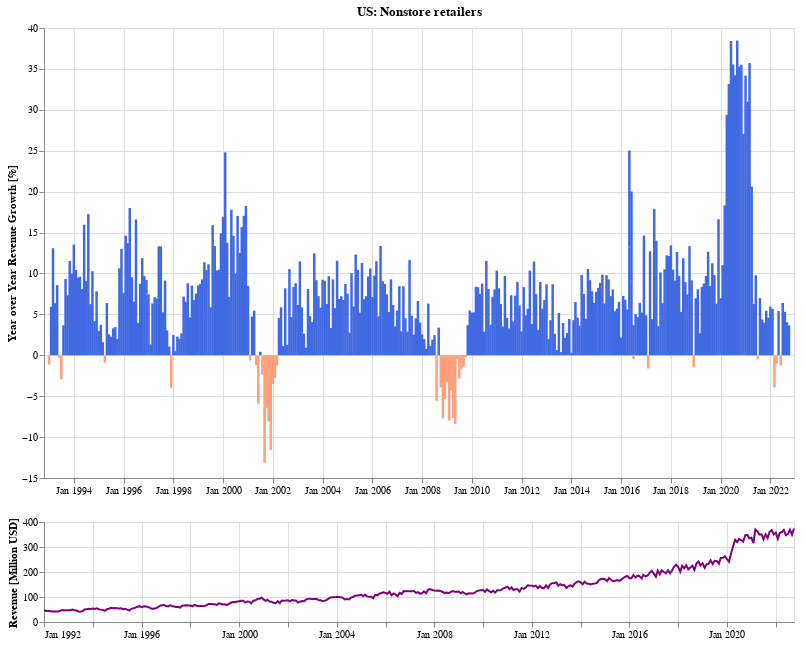

The notebook cell this image was saved under:
### Markdown cell above
### What is the inflation-adjusted trend for non-store retailers (ecommerce)?

### Code cell
df_adj_e = tmp['Nonstore retailers'].reset_index().copy()
df_adj_e.columns = ['dt', 'Nonstore retailers']

doComboChartFor('Nonstore retailers', df_adj_e.set_index('dt'))

### Figure 1 — Vega-Lite specification as saved in the notebook (floating-point values rounded to 4 significant figures; data arrays with more than 128 entries replaced by an {"elided": "..."} marker saying what was removed)
{"config": {"view": {"continuousWidth": 400, "continuousHeight": 300}}, "vconcat": [{"mark": {"type": "bar", "color": "royalblue", "size": 2.5}, "encoding": {"color": {"condition": {"value": "lightsalmon", "test": "datum['yoy'] < 0"}, "value": "royalblue"}, "tooltip": [{"field": "dt", "format": "%B %Y", "title": "Period", "type": "temporal"}, {"field": "yoy", "format": ",.02f", "type": "quantitative"}], "x": {"axis": {"format": "%b %Y", "title": ""}, "field": "dt", "impute": {"value": null}, "scale": {"domain": {"selection": "selector006"}}, "type": "temporal"}, "y": {"axis": {"title": "Year over Year Revenue Growth [%]"}, "field": "yoy", "type": "quantitative"}}, "height": 450, "title": "US: Nonstore retailers", "transform": [{"window": [{"op": "lag", "field": "Nonstore retailers", "param": 12, "as": "previous"}], "sort": [{"field": "dt"}]}, {"calculate": "((datum['Nonstore retailers'] - datum.previous) / datum.previous) * 100", "as": "yoy"}, {"filter": "datum['yoy'] < 100"}], "width": 750}, {"mark": {"type": "line", "color": "purple"}, "encoding": {"tooltip": [{"field": "dt", "format": "%b %Y", "type": "temporal"}, {"field": "yoy", "format": ",.02f", "type": "quantitative"}], "x": {"axis": {"format": "%b %Y", "title": ""}, "field": "dt", "type": "temporal"}, "y": {"axis": {"title": "Revenue [Million USD]"}, "field": "Nonstore retailers", "type": "quantitative"}}, "height": 100, "selection": {"selector006": {"type": "interval", "encodings": ["x"]}}, "width": 750}], "background": "white", "data": {"name": "data-f1686aee33fd3da947fa6b5272c33029"}, "$schema": "https://vega.github.io/schema/vega-lite/v4.17.0.json", "datasets": {"data-f1686aee33fd3da947fa6b5272c33029": {"elided": "374 records"}}}
